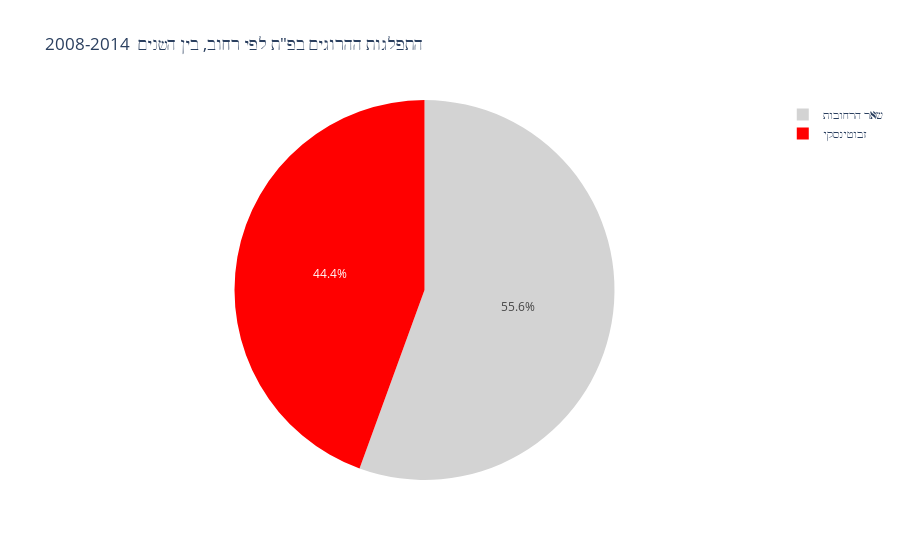

Notebook code for this chart:
### Markdown cell above
## plotting the data
### Pie chart

### Code cell
year_filter = 2014

pt_gb = petah_tikva_fatal[petah_tikva_fatal['accident_year']<=year_filter].groupby('d_pivot')['d_pivot'].count()
pt_fig = go.Figure(go.Pie(labels=pt_gb.index.values, values=pt_gb.values))
pt_fig.update_traces(marker=dict(colors=colors))
pt_fig.update_layout(title_text='2008-{}  התפלגות ההרוגים בפ"ת לפי רחוב, בין השנים'.format(year_filter))

### Figure 1 — Plotly figure (JSON) as saved in the notebook; plotly's stock layout.template omitted (floating-point values rounded to 4 significant figures)
{"data": [{"labels": ["זבוטינסקי", "שאר הרחובות"], "marker": {"colors": ["red", "lightgray"]}, "type": "pie", "values": [20, 25]}], "layout": {"title": {"text": "2008-2014  התפלגות ההרוגים בפ\"ת לפי רחוב, בין השנים"}}}
